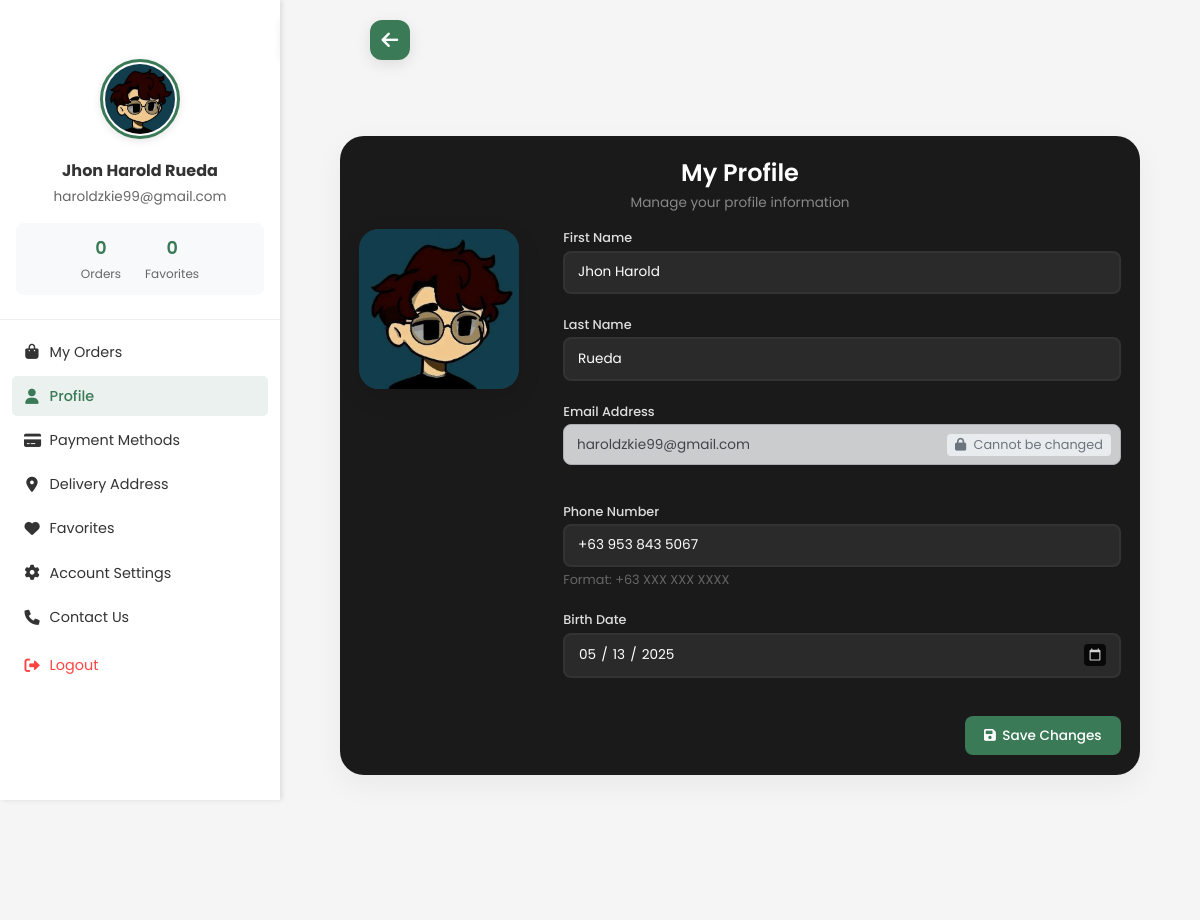
/user-dashboard/profile.php (signed in), run on the app's committed database.
### tables this page shows
CREATE TABLE `users` (
  `user_id` int(11) NOT NULL,
  `username` varchar(50) NOT NULL,
  `first_name` varchar(50) NOT NULL,
  `last_name` varchar(50) NOT NULL,
  `email` varchar(100) NOT NULL,
  `phone_number` varchar(20) DEFAULT NULL,
  `password` varchar(255) NOT NULL,
  `full_name` varchar(100) GENERATED ALWAYS AS (concat(`first_name`,' ',`last_name`)) STORED,
  `profile_image` varchar(255) DEFAULT NULL,
  `role` enum('admin','customer','staff') NOT NULL DEFAULT 'customer',
  `created_at` timestamp NOT NULL DEFAULT current_timestamp(),
  `last_login` timestamp NULL DEFAULT NULL,
  `active` tinyint(1) DEFAULT 1,
  `phone` varchar(20) DEFAULT NULL,
  `birth_date` date DEFAULT NULL
);

### user-dashboard/profile.php (the view, shortened to what this page needs)
<?php
require_once '../connect.php';
$user_id = $_SESSION['user_id'];
$stmt = $conn->prepare("SELECT * FROM users WHERE user_id = ?");
$stmt->bind_param("i", $user_id);
$stmt->execute();
$result = $stmt->get_result();
$user = $result->fetch_assoc();
$orderCount = 0;
try {
    $orderStmt = $conn->prepare("SELECT COUNT(*) as order_count FROM orders WHERE user_id = ?");
    $orderStmt->bind_param("i", $user_id);
    $orderStmt->execute();
    $orderResult = $orderStmt->get_result();
    $orderCount = $orderResult->fetch_assoc()['order_count'];
} catch (Exception $e) {
    error_log("Error getting order count: " . $e->getMessage());
}
$favoriteCount = 0;
try {
    $favoriteStmt = $conn->prepare("SELECT COUNT(*) as favorite_count FROM favorites WHERE user_id = ?");
    $favoriteStmt->bind_param("i", $user_id);
    $favoriteStmt->execute();
    $favoriteResult = $favoriteStmt->get_result();
    $favoriteCount = $favoriteResult->fetch_assoc()['favorite_count'];
} catch (Exception $e) {
    error_log("Error getting favorite count: " . $e->getMessage());
}
?>
<!DOCTYPE html>
<html lang="en">
<head>
    <link rel="stylesheet" href="https://cdnjs.cloudflare.com/ajax/libs/font-awesome/6.0.0/css/all.min.css">
    <link rel="stylesheet" href="../css/user.css">
    <link rel="stylesheet" href="../css/profile.css">
</head>
<body>
    <div class="container">
        <aside class="sidebar">
            <div class="toggle-container">
                <button class="toggle-btn" id="sidebarToggle">
                    <i class="fa-solid fa-bars"></i>
                </button>
            </div>
            <div class="user-info">
                <img src="<?php echo !empty($user['profile_image']) ? '../' . $user['profile_image'] : '../assets/images/default-avatar.jpg'; ?>"
                     alt="User Avatar" class="user-avatar">
                <h3><?php echo $user['first_name'] . ' ' . $user['last_name']; ?></h3>
                <p><?php echo $user['email']; ?></p>
                <div class="user-stats">
                    <div class="stat">
                        <div class="stat-number"><?php echo isset($orderCount) ? $orderCount : '0'; ?></div>
                        <div class="stat-label">Orders</div>
                    </div>
                    <div class="stat">
                        <div class="stat-number"><?php echo isset($favoriteCount) ? $favoriteCount : '0'; ?></div>
                        <div class="stat-label">Favorites</div>
                    </div>
                </div>
            </div>
            <ul class="menu-items">
                <li><a href="user.php"><i class="fa-solid fa-bag-shopping"></i> My Orders</a></li>
                <li><a href="#" class="active"><i class="fa-solid fa-user"></i> Profile</a></li>
                <li><a href="payment.php"><i class="fa-solid fa-credit-card"></i> Payment Methods</a></li>
                <li><a href="address.php"><i class="fa-solid fa-location-dot"></i> Delivery Address</a></li>
                <li><a href="favorite.php"><i class="fa-solid fa-heart"></i> Favorites</a></li>
                <li><a href="settings.php"><i class="fa-solid fa-gear"></i> Account Settings</a></li>
                <li><a href="contact.php"><i class="fa-solid fa-phone"></i> Contact Us</a></li>
                <li><a href="#" onclick="showLogoutModal(); return false;" class="logout-link">
                    <i class="fa-solid fa-right-from-bracket"></i> Logout
                </a></li>
            </ul>
        </aside>
        <main class="main-content">
        <a href="user.php" class="back-button">
        <i class="fa fa-arrow-left" aria-hidden="true"></i>
    </a>
            <div class="profile-container">
                <div class="profile-header">
                    <h2>My Profile</h2>
                    <p>Manage your profile information</p>
                </div>
                <form action="profile.php" method="POST" enctype="multipart/form-data" class="profile-form">
                    <div class="form-grid">
                        <div class="profile-image-section">
                            <div class="profile-image-container">
                                <img src="<?php echo !empty($user['profile_image']) ? '../' . $user['profile_image'] : '../assets/images/default-avatar.jpg'; ?>"
                                     alt="Profile Image" id="profileImagePreview">
                            </div>
                        </div>
                        <div class="form-fields">
                            <div class="input-group">
                                <label for="first_name">First Name</label>
                                <input type="text" id="first_name" name="first_name" value="<?php echo htmlspecialchars($user['first_name']); ?>" required>
                            </div>
                            <div class="input-group">
                                <label for="last_name">Last Name</label>
                                <input type="text" id="last_name" name="last_name" value="<?php echo htmlspecialchars($user['last_name']); ?>" required>
                            </div>
                            <div class="input-group">
                                <label for="email">Email Address</label>
                                <div class="email-input-container">
                                    <input type="email" id="email" name="email"
                                           value="<?php echo htmlspecialchars($user['email']); ?>"
                                           readonly
                                           class="readonly-input">
                                    <div class="email-readonly-badge">
                                    </div>
                                </div>
                            </div>
                            <div class="input-group">
                                <label for="phone">Phone Number</label>
                                <div class="phone-input-container">
                                    <input type="tel" id="phone" name="phone" value="<?php echo htmlspecialchars($user['phone'] ?? '+63'); ?>"
                                           placeholder="+63 XXX XXX XXXX"
                                           pattern="\+63\s?\d{3}\s?\d{3}\s?\d{4}"
                                           maxlength="17"
                                           required>
                                    <small class="phone-format-hint">Format: +63 XXX XXX XXXX</small>
                                </div>
                            </div>
                            <div class="input-group">
                                <label for="birth_date">Birth Date</label>
                                <input type="date" id="birth_date" name="birth_date"
                                       value="<?php echo htmlspecialchars($user['birth_date'] ?? ''); ?>"
                                       max="<?php echo date('Y-m-d'); ?>">
                            </div>
                            <div class="form-actions">
                                <button type="submit" class="save-changes-btn">
                                    <i class="fas fa-save"></i>
                                    Save Changes
                                </button>
                            </div>
                        </div>
                    </div>
                </form>
            </div>
        </main>
    </div>
</body>
</html>

### css/user.css (style rules this page uses)
* { margin: 0; padding: 0; box-sizing: border-box; font-family: 'Poppins', sans-serif; }
:root { --primary-color: #3b7a57; --secondary-color: #2c5a3f; --text-color: #333; --bg-color: #f5f5f5; }
body { background-color: var(--bg-color); min-height: 100vh; overflow-x: hidden; }
.container { display: flex; position: relative; margin-top: 60px; }
.sidebar { width: 280px; background: white; height: calc(100vh - 60px); position: fixed; left: 0; top: 60px; transition: transform 0.3s ease, left 0.3s ease; z-index: 999; padding-top: 15px; box-shadow: 2px 0 5px rgba(0,0,0,0.1); overflow-y: auto; transform: translateX(0); }
.toggle-container { position: fixed; left: 280px; top: 75px; z-index: 1002; transition: left 0.3s ease; display: flex; align-items: center; justify-content: center; }
.toggle-btn { background: var(--primary-color); color: white; border: none; width: 40px; height: 40px; border-radius: 0 8px 8px 0; cursor: pointer; display: flex; align-items: center; justify-content: center; box-shadow: 2px 0 10px rgba(0,0,0,0.1); transition: all 0.3s ease; outline: none; padding: 0; }
.toggle-btn i { font-size: 20px; transition: transform 0.3s ease; }
.sidebar { width: 280px; background: white; height: calc(100vh - 60px); position: fixed; left: 0; top: 60px; transition: transform 0.3s ease, left 0.3s ease; z-index: 999; padding-top: 15px; box-shadow: 2px 0 5px rgba(0,0,0,0.1); overflow-y: auto; }
.main-content { flex: 1; margin-left: 280px; padding: 20px; transition: margin-left 0.3s ease; min-height: calc(100vh - 60px); margin-top: 60px; }

### user-dashboard/profile.php (style rules this page uses)
.phone-input-container { position: relative; }
.phone-format-hint { color: #666; font-size: 0.8em; margin-top: 4px; display: block; }
.email-input-container { position: relative; margin-bottom: 15px; }
.readonly-input { background-color: #f8f9fa !important; border: 1px solid #ced4da !important; cursor: not-allowed; color: #495057 !important; opacity: 0.8; }
.email-readonly-badge { position: absolute; right: 10px; top: 50%; transform: translateY(-50%); background-color: #e9ecef; padding: 2px 8px; border-radius: 4px; font-size: 0.8em; color: #6c757d; pointer-events: none; }

### data on the page
users: profile_image (picture), first_name "Jhon Harold", last_name "Rueda", email "haroldzkie99@gmail.com", phone "+63 953 843 5067", birth_date "05/13/2025"

### other printed values
$orderCount "0"
$favoriteCount "0"
